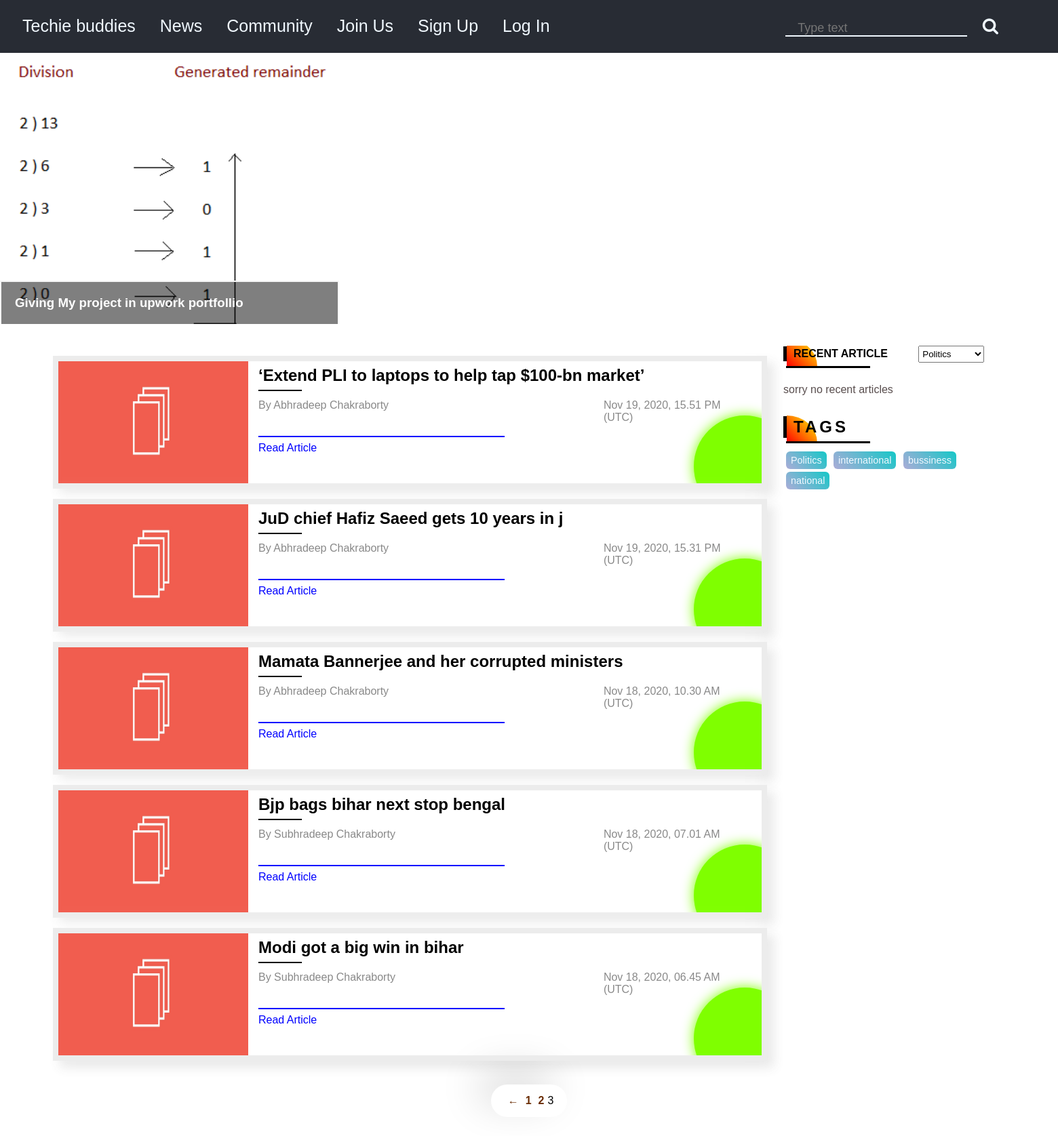
Screenshot of /news/page/3 with the database file from the repository.
### Blog/models.py (models this page shows, shortened)
class Blog(models.Model):
    heading = models.CharField(max_length=100)
    publish_date = models.DateTimeField()
    content = fields.RichTextField()
    author = models.ForeignKey(Author,on_delete = models.CASCADE)
    tags = models.ManyToManyField(Tag,related_name='blogs')
    read = models.IntegerField(default=0)
    front_img = models.ImageField(blank=True,upload_to='Blog/images',null = True)
    def was_published_recently(self):
        return self.publish_date >= timezone.now() - datetime.timedelta(days= 2)
    class Meta:
        ordering=['-id']

class Author(models.Model):
    name = models.CharField(max_length = 45)
    country = models.CharField(max_length = 45,choices=COUNTRY_CHOICES)
    works_at = models.CharField(max_length=48)
    description = fields.RichTextField(blank=True,null=True)
    image = models.ImageField(blank = True,upload_to='Blog/images',null = True)
    email = models.EmailField(blank=True,null=True)
    facebook_url = models.URLField(blank=True,null=True)
    instagram_url = models.URLField(blank=True,null=True)
    twitter_url = models.URLField(blank=True,null=True)

class Tag(models.Model):
    name = models.CharField(max_length=15)

### Blog/views.py (the view)
# urls.py: path('',views.index,name="news"),
def index(request,index='1'):
    week_ago = datetime.datetime.now() - datetime.timedelta(days=7)
    tag = Tag.objects.get(name='Politics')
    blogtag = tag.blogs.all()
    tags = Tag.objects.all()
    pagination = ''
    current_page = int(index)
    limit = 8 * current_page
    offset = limit - 8
    blog_list = Blog.objects.all()[offset:limit]  # limiting contacts based on current_page
    total_blogs = Blog.objects.all().count()
    total_pages = total_blogs // 8
    if total_blogs % 8 != 0:
        if total_blogs > 8:
            total_pages += 1 # adding one more page if the last page will contains less contacts
        pagination = make_pagination_html(current_page, total_pages)
    popular_posts = []
    while not popular_posts:
        popular_posts = Blog.objects.filter(publish_date__gte=week_ago).order_by('-read')
        week_ago = week_ago - datetime.timedelta(days = 4)
    return render(request,'Techblog/news.html',{'blogs':blog_list,'popular_posts':popular_posts,'tags':tags,'blogtag':blogtag,'pagination': pagination})

### template/Techblog/news.html (shortened to what this page needs)
{% extends 'Techblog/base.html'%}
{%load static%}
{%block link%}
<link rel='stylesheet' id='css' href='{% static "Techblog/news.css"%}' />
<link rel='stylesheet'  href='{% static "Techblog/basenews.css"%}' />
{% endblock %}
{%block body%}
<div class='popular-posts-banner'>
    {% for post in popular_posts|slice:4 %}
    <div class='pop-posts'>
        <img src='{%static "Techblog/binary_conversion1.png" %}' width='100%' />
        <div class='desc'>
            <h3><b>{{post.heading}}</b></h3>
        </div>
    </div>
    {% endfor %}
</div>
{% include 'Techblog/basenews.html' %}
{% endblock %}

### template/Techblog/basenews.html (shortened to what this page needs)
{% load static %}
<section class='main-section'>
    <main>
        <div class='blog-container'>
            {% if blogs%}
            {% for blog in blogs %}
            <div class='post'>
                {% if blog.front_img %}
                <img class='main-post-img' src='{{blog.front_img.url}}' />
                <script>console.log('hello');</script>
                {% else %}
                    <img class='main-post-img' src='{%static "Techblog/featuredimage.jpg" %}' />
                {% endif %}
                <div class='small-intro'>
                    <h2>{{blog.heading}}</h2>
                    <div class='heading-underline'></div>
                    <div class='post-information'>
                        <p class='author'><span>By</span> {{blog.author.name}}</p>
                        <p class='time-of-post'>{{blog.publish_date|date:'M j, Y,'}} {{blog.publish_date|date:'H.i A'}}
                            ({{blog.publish_date|date:'T'}})</p>
                    </div>
                    <div class='line'></div>
                    <a class='read-article' href='{% url "Blog:post" blog.id %}'>Read Article</a>
                </div>
            </div>
            {% endfor %}
            {% else %}
            <h1 style='color:rgb(88, 77, 77);padding:15px 0;'>sorry no articles </h1>
            {% endif %}
        </div>
        <div class='sidebar-wrapper'>
            <div class='related-items'>
                <div class='head post-tag'>
                    <h1>RECENT ARTICLE</h1>
                    <select id='tag-search' name='tagsname'>
                        {% for tag in tags %}
                        <option value={{tag.name}}>{{tag.name}}</option>
                        {% endfor %}
                    </select>
                    <div class='heading-bar'></div>
                </div>
                <div class='related-content'>
                </div>
            </div>
            <div class='tags-wrapper'>
                <div class='head'>
                    <h1>TAGS</h1>
                    <div class='heading-bar'></div>
                </div>
                {% for tag in tags %}
                    <a class='tags' href='{% url "Blog:tagpost" tag.name %}'>{{tag.name}}</a>
                {% endfor %}
            </div>
        </div>
    </main>
    <div class='page-number'>
        <div class='kalo' style='display:inline-block;'>
            {{pagination|safe}}
        </div>
    </div>
</section>

### static/Techblog/base.css (style rules this page uses)
* { margin: 0; padding: 0; box-sizing: border-box; }
body { min-height: 100vh; font-family: 'Gill Sans', 'Gill Sans MT', Calibri, 'Trebuchet MS', sans-serif; }

### static/Techblog/news.css (style rules this page uses)
.popular-posts-banner { width: 2000px; height: 400px; overflow:hidden; transition-property: margin; transition-duration: 1s; }
body { overflow-x:hidden; }
.pop-posts { float: left; width: 500px; height:100%; position:relative; }
.desc { position:absolute; bottom:0; left:0; right:0; background: rgb(0,0,0); background: rgba(0,0,0,0.5); color:white;padding:20px; border: 2px solid whitesmoke; border-bottom: none; }
.pop-posts img { position: absolute; top:0; bottom:0; right:0; left:0; }

### static/Techblog/basenews.css (style rules this page uses)
.main-section { width:90%; margin:auto; margin-top: 32px; }
.blog-container { width:75%; float: left; }
.post { overflow:auto; margin-top: 15px; margin-bottom: 15px; box-shadow: -10px -10px 15px rgba(255,255,255,0.5), 10px 10px 15px rgba(70,70,70,0.12); border: 8px solid #ececec; position:relative; overflow:hidden; }
.post::before { position: absolute; content:''; width: 150px; background-color: chartreuse; height: 150px; border-radius: 50%; bottom:-50px; right:-50px; z-index: -2; box-shadow: 0 0 18px chartreuse; }
.main-post-img { width:27%; height: 180px; float:left; }
.small-intro { float:left; width:73%; padding: 7px 15px 10px; }
.post::after { clear: both; content:''; display: table; }
.small-intro h2 { margin-bottom:7px; }
.heading-underline { width:64px; margin-bottom: 12px; height: 2px; background-color: black; }
.post-information { width:100%; color:#0007; margin-bottom:18px; }
.author { float:left; width:70%; }
.time-of-post { float:right; width:30%; }
.post-information::after { content:''; clear:both; display:table; }
.read-article { padding: 5px 5px 5px 0; display:inline-block; text-decoration: none; color:blue; }
.line { width:50%; content:''; height:2px; background-color: blue; margin-bottom: 2px; margin-top: 15px; }
.sidebar-wrapper { float:left; width:22%; margin-left:24px; display: flex; flex-direction: column; overflow: auto; }
main::after { clear:both; content:''; display:table; }
.head h1 { padding: 2px 10px 2px; letter-spacing: 4px; border-left:5px solid black; position:relative; }
.heading-bar { margin-top: 5px; margin-bottom: 8px; margin-left:4px; content:''; width:40%; height:3px; background-color: black; }
.post-tag h1 { display:inline-block; margin-right:10%; letter-spacing: normal; font-size: 1rem; }
#tag-search { padding: 3px 1px; display:inline-block; }
.head h1::after { width:45px; height:40px; content:''; background: linear-gradient(45deg,red,yellow); position:absolute; z-index:-2; bottom:-7px; left:0; border-radius:0% 100% 100% 0% / 0% 100% 0% 100% ; }
.related-content { display:flex; flex-direction: column; }
.page-number { text-align: center; margin:20px 0 30px; }
.tags-wrapper { margin-top: 15px; }
.tags { display: inline-block; padding: 5px 7px; color:aliceblue; text-decoration: none; font-size: 0.9rem; border-radius: 6px; margin:4px 2px 0 4px; background: linear-gradient(45deg,rgba(5, 5, 136, 0.333),rgb(21, 199, 199)); }
.page-number a { display: inline-block; text-decoration: none; color: rgb(105, 43, 2); padding: 5px; margin: 0; border-radius: 4px; background: #fff; font-weight: bold; }
.page-number li { list-style-type: none; display:inline-block; }
.kalo { padding:10px 20px; border-radius: 50px; background: #ffffff; box-shadow: -20px -20px 60px #d9d9d9, 20px 20px 60px #ffffff; }

### rows the page displays
Blog: heading "Giving My project in upwork portfollio"
Blog: heading "‘Extend PLI to laptops to help tap $100-bn market’", author.name "Abhradeep Chakraborty", publish_date "Nov 19, 2020,", publish_date "15.51 PM", publish_date "UTC"
Blog: heading "JuD chief Hafiz Saeed gets 10 years in j", author.name "Abhradeep Chakraborty", publish_date "Nov 19, 2020,", publish_date "15.31 PM", publish_date "UTC"
Blog: heading "Mamata Bannerjee and her corrupted ministers", author.name "Abhradeep Chakraborty", publish_date "Nov 18, 2020,", publish_date "10.30 AM", publish_date "UTC"
Blog: heading "Bjp bags bihar next stop bengal", author.name "Subhradeep Chakraborty", publish_date "Nov 18, 2020,", publish_date "07.01 AM", publish_date "UTC"
Blog: heading "Modi got a big win in bihar", author.name "Subhradeep Chakraborty", publish_date "Nov 18, 2020,", publish_date "06.45 AM", publish_date "UTC"
Tag: name "Politics"
Tag: name "international"
Tag: name "bussiness"
Tag: name "national"

### other values shown
{{ pagination|safe }} "← 1 2 3"
form field tagsname "Politics"
